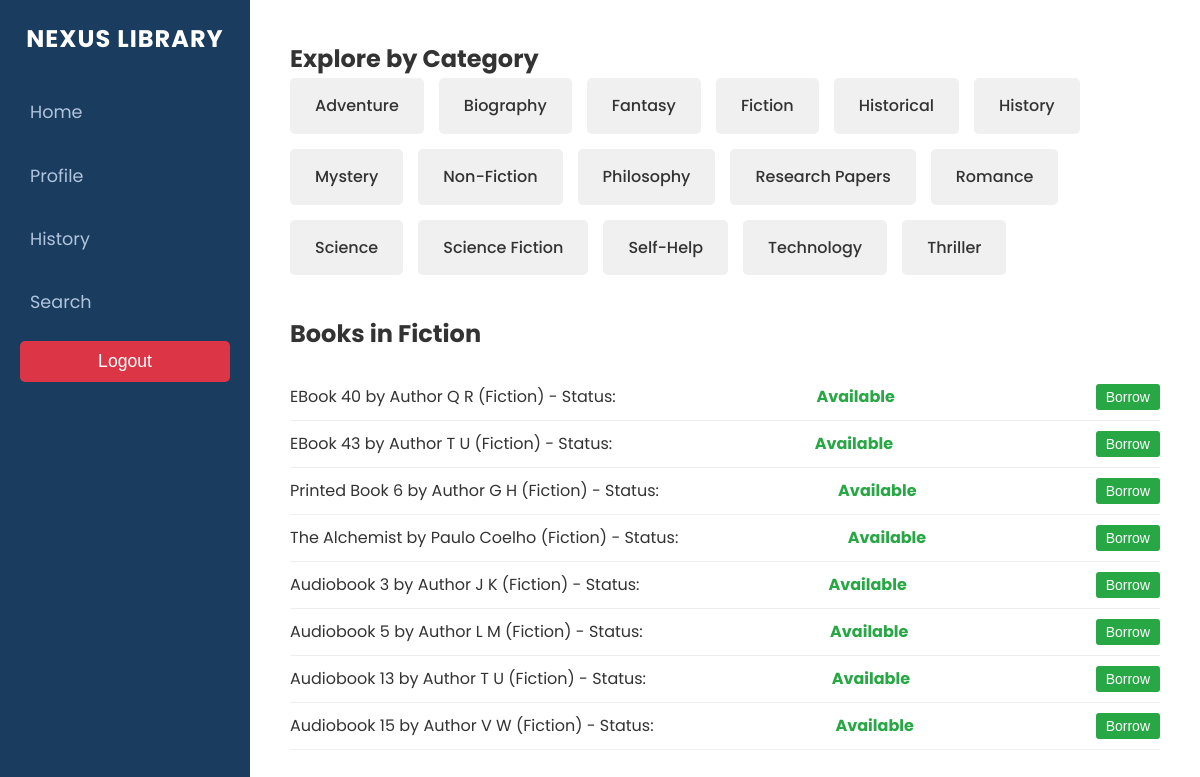
The page /explore/?genre=Fiction (signed in) on the database its author committed.
### library/models.py (models this page shows, shortened)
class LibraryItem(models.Model):
    title = models.CharField(max_length=255)
    author = models.CharField(max_length=255)
    genre = models.CharField(max_length=100)
    publication_date = models.DateField()
    class Meta:
        abstract = True

class EBook(LibraryItem):
    file_url = models.URLField()
    file_size = models.IntegerField()  # in MB

class PrintedBook(LibraryItem):
    isbn = models.CharField(max_length=13)
    copies_available = models.IntegerField()

class Audiobook(LibraryItem):
    duration = models.DurationField()
    narrator = models.CharField(max_length=255)

### library/views.py (the view)
# urls.py: path('explore/', views.explore, name='explore'),
@login_required
def explore(request):
    user = request.user
    user_type = service.get_user_type(user)
    print(f"User: {user.username}, User Type: {user_type}")
    genres = book_explorer_service.get_all_genres()
    selected_genre = request.GET.get('genre', None)
    books = []
    if selected_genre:
        books = book_explorer_service.get_books_by_genre(selected_genre, user)
        print(f"Explore - Genre: {selected_genre}, Found {len(books)} books")
    return render(request, 'library/explore.html', {
        'genres': genres,
        'selected_genre': selected_genre,
        'books': books,
        'user_type': user_type,
    })

### library/services.py (called while the page is built)
    def get_user_type(self, user):
        for profile_model in [StudentProfile, ResearcherProfile, FacultyProfile, GuestProfile]:
            try:
                profile = profile_model.objects.get(user=user)
                return profile.user_type
            except profile_model.DoesNotExist:
                continue
        return "Unknown"

    def get_all_genres(self):
        genres = set()
        for model in self.book_models:
            model_genres = model.objects.values_list('genre', flat=True).distinct()
            print(f"Genres for {model.__name__}: {list(model_genres)}")
            genres.update(model_genres)
        genres.add("Research Papers")
        print(f"All genres: {genres}")
        return sorted(list(genres))

### library/templatetags/library_tags.py (called while the page is built)
@register.filter
def get_item_type(item):
    return item.__class__.__name__.lower()

### library/templates/library/explore.html (shortened to what this page needs)
{% load static %}
{% load library_tags %}
<!DOCTYPE html>
<html lang="en">
<head>
    <link rel="stylesheet" href="{% static 'css/base.css' %}">
    <link rel="stylesheet" href="{% static 'css/explore.css' %}">
</head>
<body>
    <div class="container">
        <nav class="sidebar">
            <div class="sidebar-header">
                <span class="logo">NEXUS LIBRARY</span>
            </div>
            <ul class="sidebar-menu">
                <li><a href="{% url 'home' %}">Home</a></li>
                <li><a href="{% url 'profile' %}">Profile</a></li>
                <li><a href="{% url 'history' %}">History</a></li>
                <li><a href="{% url 'search_items' %}">Search</a></li>
                <li>
                    <form action="{% url 'logout' %}" method="post" style="display:inline;">
                        <button type="submit" class="logout-btn">Logout</button>
                    </form>
                </li>
            </ul>
        </nav>
        <div class="main-content">
            <section class="categories">
                <h2>Explore by Category</h2>
                <div class="category-blocks">
                    {% for genre in genres %}
                    <a href="{% url 'explore' %}?genre={{ genre|urlencode }}" class="category-block">
                        {{ genre }}
                    </a>
                    {% empty %}
                    <p>No categories available.</p>
                    {% endfor %}
                </div>
            </section>
            {% if selected_genre %}
            <section class="books">
                <h2>Books in {{ selected_genre }}</h2>
                <ul>
                    {% for book in books %}
                    {% with item_status=book|get_item_status:user %}
                    <li>
                        {{ book.title }} by {{ book.author }} ({{ book.genre }}) - Status: <span
                            class="status status-{{ item_status|lower }}">{{ item_status }}</span>
                        {% if book|get_item_type == 'printedbook' %}
                        {% if item_status == 'Available' and user_type != 'Guest' %}
                        <form action="{% url 'borrow_item' item_type=book|get_item_type item_id=book.id %}"
                            method="post" style="display:inline;">
                            <button type="submit" class="borrow-btn">Borrow</button>
                        </form>
                        {% elif item_status == 'Unavailable' and user_type != 'Guest' %}
                        <form action="{% url 'reserve_book' item_id=book.id %}" method="post" style="display:inline;">
                            {% csrf_token %}
                            <button type="submit" class="reserve-btn">Reserve</button>
                        </form>
                        {% elif user_type == 'Guest' %}
                        <span class="guest-message">(Guests cannot borrow books)</span>
                        {% endif %}
                        {% else %}
                        {% if item_status == 'Available' and user_type != 'Guest' %}
                        <form action="{% url 'borrow_item' item_type=book|get_item_type item_id=book.id %}"
                            method="post" style="display:inline;">
                            <button type="submit" class="borrow-btn">Borrow</button>
                        </form>
                        {% elif user_type == 'Guest' %}
                        <span class="guest-message">(Guests cannot borrow books)</span>
                        {% endif %}
                        {% endif %}
                    </li>
                    {% endwith %}
                    {% empty %}
                    <li>No books available in this category.</li>
                    {% endfor %}
                </ul>
            </section>
            {% endif %}
        </div>
    </div>
</body>
</html>

### library/static/css/base.css (style rules this page uses)
* { margin: 0; padding: 0; box-sizing: border-box; }
body { font-family: 'Poppins', sans-serif; background-color: #f4f6f9; color: #333; line-height: 1.6; }
.container { display: flex; min-height: 100vh; }
.sidebar { width: 250px; background-color: #1a3c5e; color: #fff; padding: 20px; position: fixed; height: 100%; overflow-y: auto; }
.sidebar-header { text-align: center; margin-bottom: 30px; }
.logo { font-size: 1.5rem; font-weight: 700; color: #fff; text-transform: uppercase; letter-spacing: 1px; }
.sidebar-menu { list-style: none; }
.sidebar-menu li { margin-bottom: 15px; }
.sidebar-menu a { color: #b0c4de; text-decoration: none; font-size: 1.1rem; display: block; padding: 10px; border-radius: 5px; transition: background-color 0.3s ease; }
.logout-btn { background-color: #dc3545; color: #fff; border: none; padding: 10px; width: 100%; border-radius: 5px; cursor: pointer; font-size: 1.1rem; transition: background-color 0.3s ease; }
.main-content { margin-left: 250px; padding: 40px; width: calc(100% - 250px); background-color: #fff; }

### library/static/css/explore.css (style rules this page uses)
.categories { margin-bottom: 40px; }
.category-blocks { display: flex; flex-wrap: wrap; gap: 15px; }
.category-block { background-color: #f0f0f0; padding: 15px 25px; border-radius: 5px; text-decoration: none; color: #333; font-weight: 500; transition: background-color 0.3s; }
.books h2 { margin-bottom: 20px; font-size: 24px; color: #333; }
.books ul { list-style: none; padding: 0; }
.books li { padding: 10px 0; border-bottom: 1px solid #eee; display: flex; justify-content: space-between; align-items: center; }
.books .borrow-btn, .books .reserve-btn { padding: 5px 10px; border: none; border-radius: 3px; cursor: pointer; font-size: 14px; }
.books .borrow-btn { background-color: #28a745; color: white; }
.books .status { font-weight: bold; }
.books .status-available { color: #28a745; }

### rows shown on the page
EBook: title "EBook 40", author "Author Q R", genre "Fiction", item_status "Available", shows "Borrow"
EBook: title "EBook 43", author "Author T U", genre "Fiction", item_status "Available", shows "Borrow"
PrintedBook: title "Printed Book 6", author "Author G H", genre "Fiction", item_status "Available", shows "Borrow"
Audiobook: title "The Alchemist", author "Paulo Coelho", genre "Fiction", item_status "Available", shows "Borrow"
Audiobook: title "Audiobook 3", author "Author J K", genre "Fiction", item_status "Available", shows "Borrow"
Audiobook: title "Audiobook 5", author "Author L M", genre "Fiction", item_status "Available", shows "Borrow"
Audiobook: title "Audiobook 13", author "Author T U", genre "Fiction", item_status "Available", shows "Borrow"
Audiobook: title "Audiobook 15", author "Author V W", genre "Fiction", item_status "Available", shows "Borrow"

### other values the page prints
{{ genre }} "Adventure" "Biography" "Fantasy" "Fiction" "Historical" "History" "Mystery" "Non-Fiction" "Philosophy" "Research Papers" "Romance" "Science" "Science Fiction" "Self-Help" "Technology" "Thriller"
{{ selected_genre }} "Fiction"
